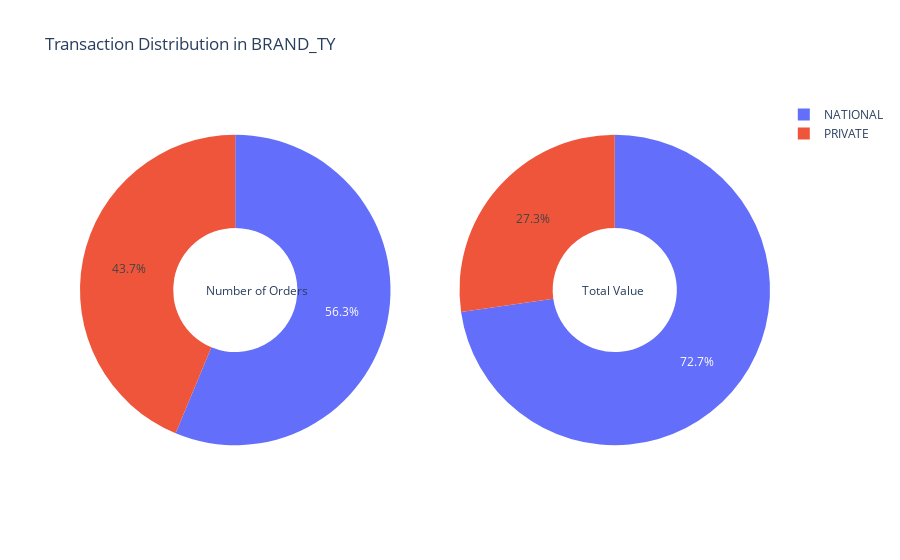

Here is the notebook cell this chart was saved with:
### Code cell
draw_pie(prod_trans,'BRAND_TY')

### Figure 1 — Plotly figure (JSON) as saved in the notebook; plotly's stock layout.template omitted (floating-point values rounded to 4 significant figures)
{"data": [{"domain": {"x": [0, 0.45], "y": [0, 1]}, "hole": 0.4, "hoverinfo": "label+percent+name", "labels": ["NATIONAL", "PRIVATE"], "name": "Number of Orders", "type": "pie", "values": [13749, 10683]}, {"domain": {"x": [0.55, 1], "y": [0, 1]}, "hole": 0.4, "hoverinfo": "label+percent+name", "labels": ["NATIONAL", "PRIVATE"], "name": "Total Value", "type": "pie", "values": [440800.0, 165300.0]}], "layout": {"annotations": [{"font": {"size": 12}, "showarrow": false, "text": "Number of Orders", "x": 0.18, "y": 0.5}, {"font": {"size": 12}, "showarrow": false, "text": "Total Value", "x": 0.82, "y": 0.5}], "title": {"text": "Transaction Distribution in BRAND_TY"}}}
